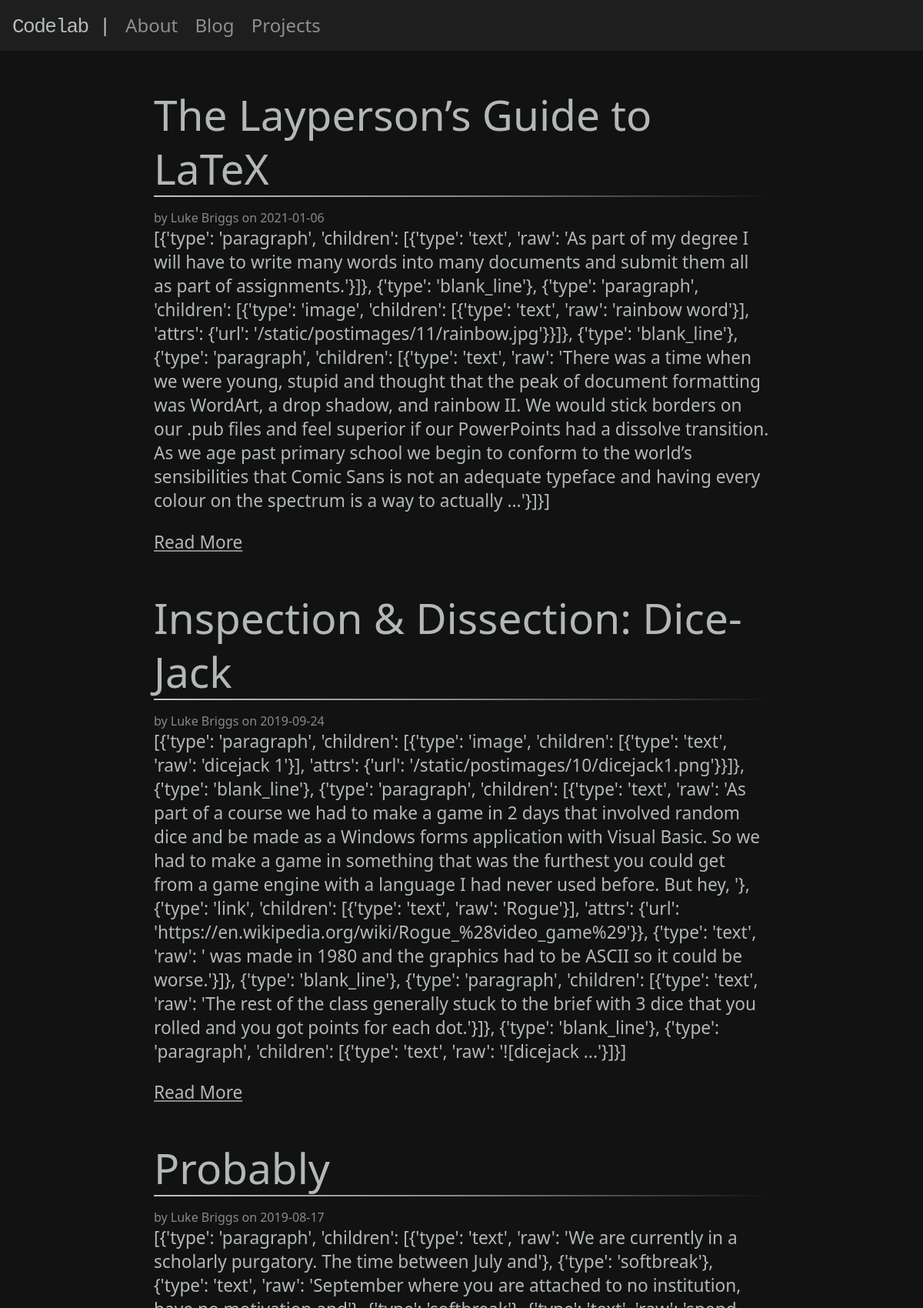
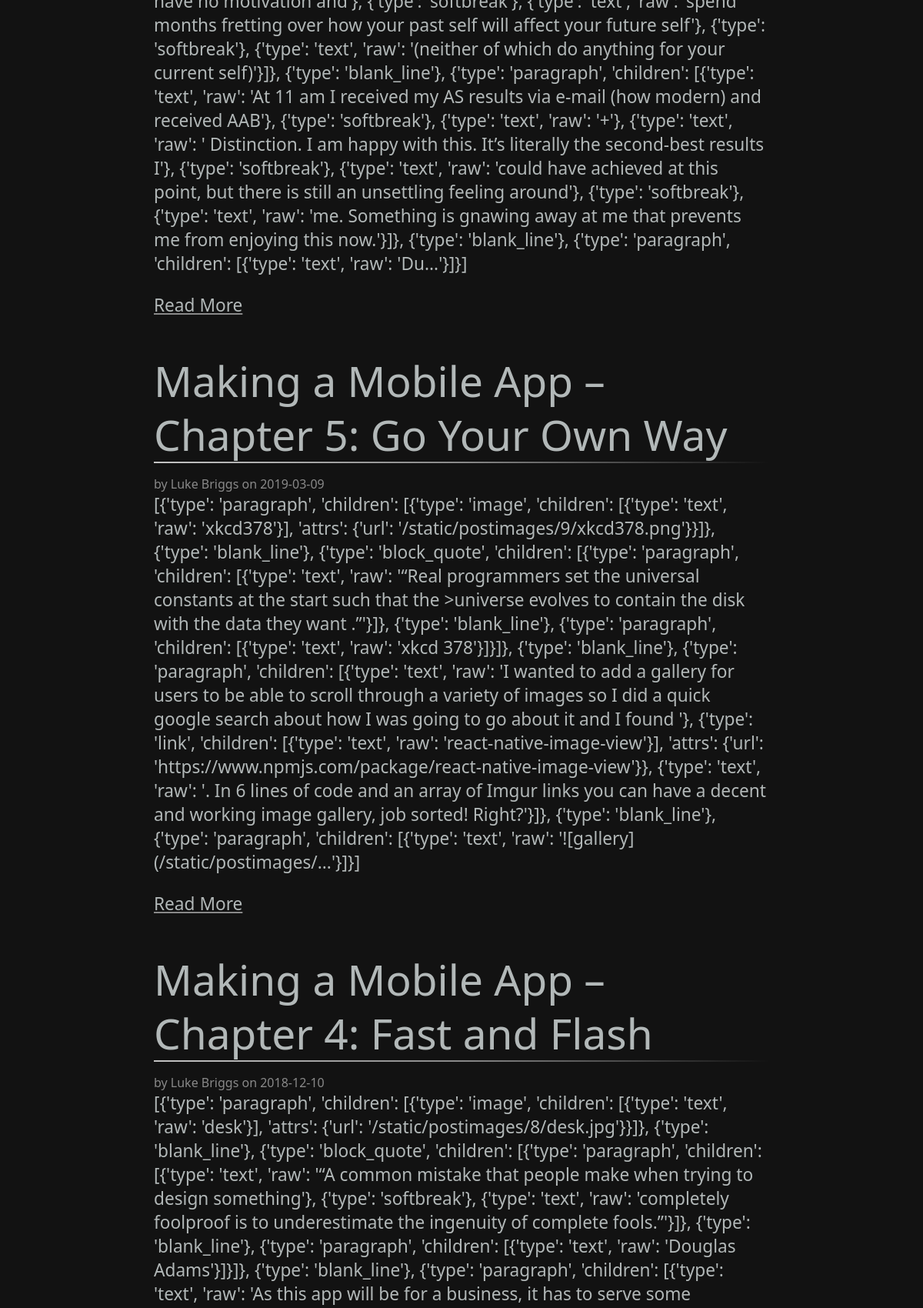
Page /blog (upper part) on the committed database (2 pictures, top to bottom).
### tables this page shows
CREATE TABLE post(
    id INTEGER PRIMARY KEY AUTOINCREMENT,
    author_id INTEGER NOT NULL,
    created TIMESTAMP NOT NULL DEFAULT CURRENT_TIMESTAMP,
    title TEXT NOT NULL,
    body TEXT NOT NULL,
    FOREIGN KEY (author_id) REFERENCES user(id)
);

CREATE TABLE user(
    id INTEGER PRIMARY KEY AUTOINCREMENT,
    username TEXT UNIQUE NOT NULL,
    password TEXT NOT NULL
);

### flaskr/blog.py (the view)
@bp.route('/blog')
def blog():
    db = get_db()
    posts = db.execute(
        'SELECT p.id, title, body, created, author_id, username'
        ' FROM post p JOIN user u ON p.author_id = u.id'
        ' ORDER BY created DESC'
    ).fetchall()
    return render_template('blog/index.html', posts=posts, mistune=mistune, highlighter=highlighter)

### flaskr/auth.py (called while the page is built)
@bp.before_app_request
def load_logged_in_user():
    user_id = session.get('user_id')
    if user_id is None:
        g.user = None
    else:
        g.user = get_db().execute(
            "SELECT * FROM user WHERE id = ?", (user_id,)
        ).fetchone()

### flaskr/db.py (called while the page is built)
def get_db():
    if 'db' not in g:
        g.db = sqlite3.connect(
            current_app.config['DATABASE'],
            detect_types=sqlite3.PARSE_DECLTYPES
        )
        g.db.row_factory = sqlite3.Row
    return g.db

### flaskr/templates/blog/index.html (shortened to what this page needs)
{% extends 'base.html' %}
{% block content %}
    {% for post in posts %}
        <article class="post">
            <header>
                <div>
                    <h3 class="postTitle"><a href="/{{ post['id'] }}">{{ post['title'] }}</a></h3>
                    <hr>
                    <div class="about">by {{ post['username'] }} on {{ post['created'].strftime('%Y-%m-%d') }}</div>
                </div>
            </header>
            <p class="body">{{ mistune.markdown(post['body'][:600] + "...", renderer=highlighter.HighlightRenderer()) | safe}}</p>
            <a href="/{{ post['id'] }}"><p>Read More</p></a>
        </article>
    {% endfor %}
{% endblock %}

### flaskr/static/style.css (style rules this page uses)
* { padding: 0; margin: 0; }
html { font-family: system-ui, -apple-system, BlinkMacSystemFont, "Segoe UI", Roboto, Ubuntu, "Helvetica Neue", Oxygen, Cantarell, sans-serif; background: #121212; color: rgba(255, 255, 255, 0.50); }
a { color: inherit; text-decoration: inherit; }
article { margin-left: auto; margin-right: auto; margin-top: 32px; padding-top: 16px; padding-left: 64px; padding-right: 64px; background-color: rgba(255, 255, 255, 0); box-shadow: 5px 5px 5px rgba(255, 255, 255, 0); width: 800px }
h3 { font-size: 55px; letter-spacing: 0px; font-weight: 300; line-height: 70px; color: #f7ffffb3; }
hr { border: 0; height: 2px; margin-bottom: 1rem; background-image: linear-gradient(to right, rgba(255, 255, 255, 0.75), rgba(255, 255, 255, 0.5), rgba(255, 255, 255, 0)); }
p { font-size: 17pt; max-width: 800px; font-weight: 300; color: #f7ffffb3; margin-bottom: 1em; }
article a { text-decoration: underline; }
.postTitle a { text-decoration: none; }

### rows in the picture
post: title "The Layperson’s Guide to LaTeX", username "Luke Briggs", created "2021-01-06", markdown "[{'type': 'paragraph', 'children': [{'type': 'text', 'raw': 'As part of my degree I will have to write many words into many documents and submit them all as part of assignments.'}]}, {'type': 'blank_line'}, {'type': 'paragraph', 'children': [{'type': 'image', 'children': [{'type': 'text', 'raw': 'rainbow word'}], 'attrs': {'url': '/static/postimages/11/rainbow.jpg'}}]}, {'type': 'blank_line'}, {'type': 'paragraph', 'children': [{'type': 'text', 'raw': 'There was a time when we were young, stupid and thought that the peak of document formatting was WordArt, a drop shadow, and rainbow II. We would stick borders on our .pub files and feel superior if our PowerPoints had a dissolve transition.…"
post: title "Inspection & Dissection: Dice-Jack", username "Luke Briggs", created "2019-09-24", markdown "[{'type': 'paragraph', 'children': [{'type': 'image', 'children': [{'type': 'text', 'raw': 'dicejack 1'}], 'attrs': {'url': '/static/postimages/10/dicejack1.png'}}]}, {'type': 'blank_line'}, {'type': 'paragraph', 'children': [{'type': 'text', 'raw': 'As part of a course we had to make a game in 2 days that involved random dice and be made as a Windows forms application with Visual Basic. So we had to make a game in something that was the furthest you could get from a game engine with a language I had never used before. But hey, '}, {'type': 'link', 'children': [{'type': 'text', 'raw': 'Rogue'}], 'attrs': {'url': 'https://en.wikipedia.org/wiki/Rogue_%28video_game%29'}}, {'type': 'text',…"
post: title "Probably", username "Luke Briggs", created "2019-08-17", markdown "[{'type': 'paragraph', 'children': [{'type': 'text', 'raw': 'We are currently in a scholarly purgatory. The time between July and'}, {'type': 'softbreak'}, {'type': 'text', 'raw': 'September where you are attached to no institution, have no motivation and'}, {'type': 'softbreak'}, {'type': 'text', 'raw': 'spend months fretting over how your past self will affect your future self'}, {'type': 'softbreak'}, {'type': 'text', 'raw': '(neither of which do anything for your current self)'}]}, {'type': 'blank_line'}, {'type': 'paragraph', 'children': [{'type': 'text', 'raw': 'At 11 am I received my AS results via e-mail (how modern) and received AAB'}, {'type': 'softbreak'}, {'type': 'text', 'raw':…"
post: title "Making a Mobile App – Chapter 5: Go Your Own Way", username "Luke Briggs", created "2019-03-09", markdown "[{'type': 'paragraph', 'children': [{'type': 'image', 'children': [{'type': 'text', 'raw': 'xkcd378'}], 'attrs': {'url': '/static/postimages/9/xkcd378.png'}}]}, {'type': 'blank_line'}, {'type': 'block_quote', 'children': [{'type': 'paragraph', 'children': [{'type': 'text', 'raw': '“Real programmers set the universal constants at the start such that the >universe evolves to contain the disk with the data they want .”'}]}, {'type': 'blank_line'}, {'type': 'paragraph', 'children': [{'type': 'text', 'raw': 'xkcd 378'}]}]}, {'type': 'blank_line'}, {'type': 'paragraph', 'children': [{'type': 'text', 'raw': 'I wanted to add a gallery for users to be able to scroll through a variety of images so I…"
post: title "Making a Mobile App – Chapter 4: Fast and Flash", username "Luke Briggs", created "2018-12-10"
